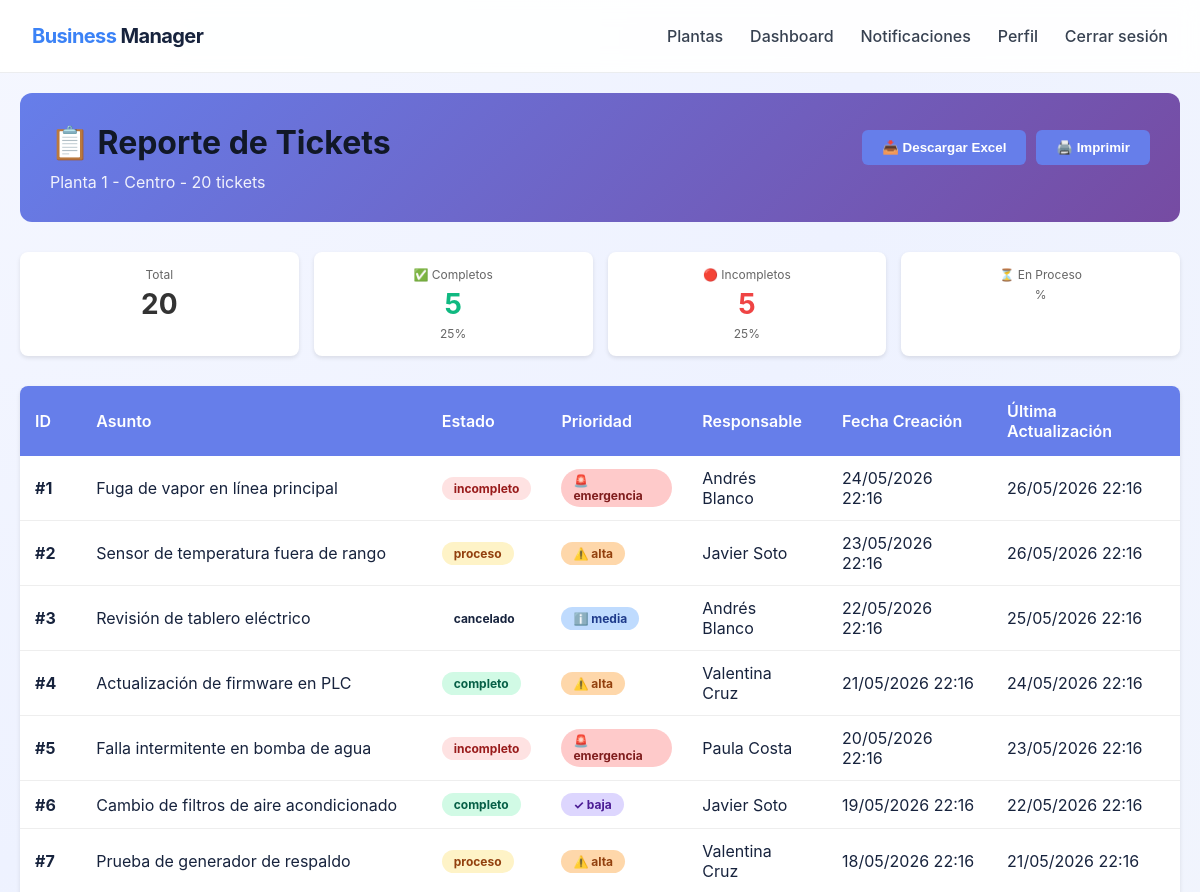
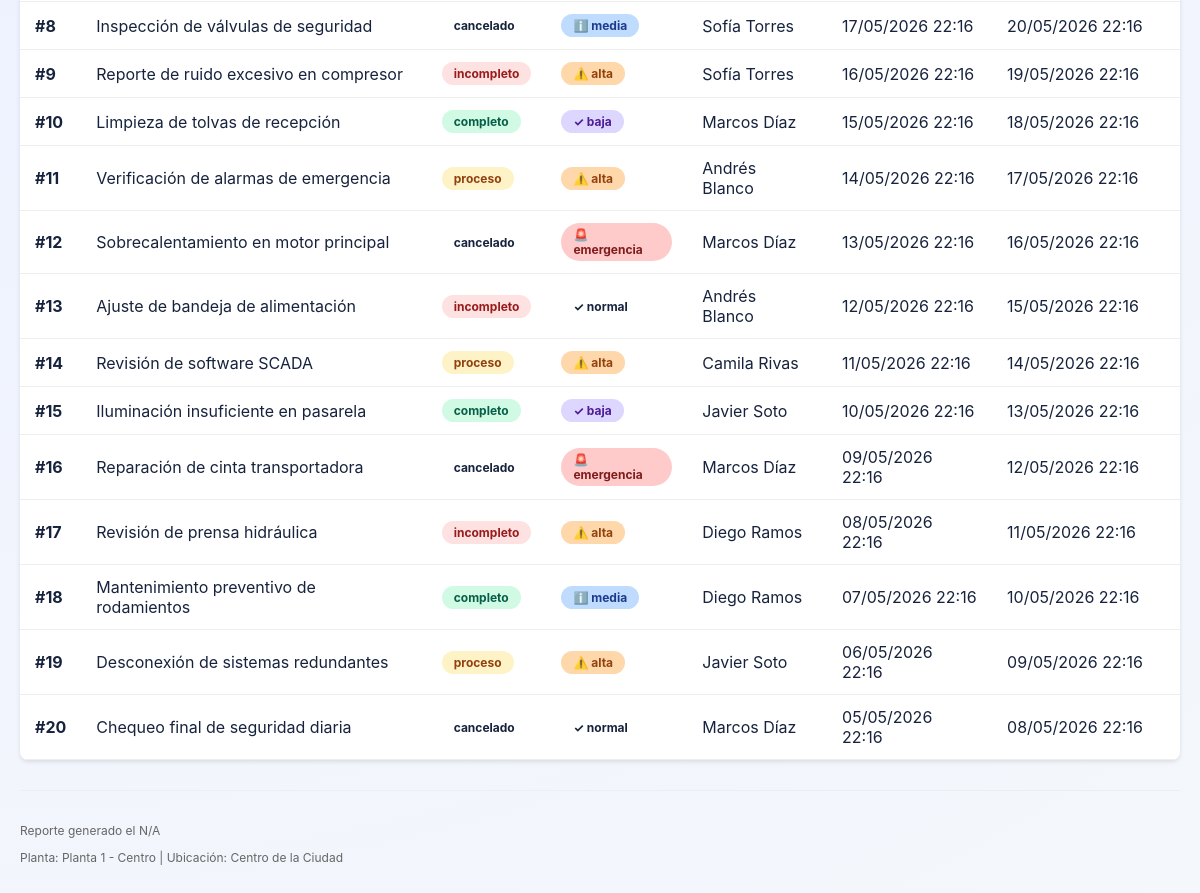
/plant/1/tickets/report (signed in), run on the app's committed database (2 pictures, top to bottom).
### models.py (models this page shows)
class Plant(Base):
    __tablename__ = 'plants'
    id = Column(Integer, primary_key=True, index=True)
    name = Column(String, nullable=False, unique=True)
    location = Column(String, nullable=True)
    description = Column(Text, nullable=True)
    created_at = Column(DateTime, default=datetime.utcnow)
    user_accesses = relationship('UserPlantAccess', back_populates='plant', cascade='all, delete-orphan')
    support_tickets = relationship('SupportTicket', back_populates='plant')

class SupportTicket(Base):
    __tablename__ = 'support_tickets'
    id = Column(Integer, primary_key=True, index=True)
    user_id = Column(Integer, ForeignKey('users.id'), nullable=False)
    plant_id = Column(Integer, ForeignKey('plants.id'), nullable=False, default=1)
    subject = Column(String, nullable=False)
    description = Column(Text, nullable=False)
    channel = Column(String, nullable=False, default='email')
    priority = Column(String, nullable=False, default='normal')
    status = Column(String, nullable=False, default='open')
    assigned_to = Column(Integer, ForeignKey('employees.id'), nullable=True)
    email_from = Column(String, nullable=True)
    email_message_id = Column(String, nullable=True)
    received_at = Column(DateTime, nullable=True)
    sla_due = Column(DateTime, nullable=True)
    last_updated = Column(DateTime, default=datetime.utcnow)
    created_at = Column(DateTime, default=datetime.utcnow)
    user = relationship('User', back_populates='support_tickets')
    plant = relationship('Plant', back_populates='support_tickets')
    assigned_employee = relationship('Employee')
    messages = relationship('SupportTicketMessage', back_populates='ticket', cascade='all, delete-orphan')
    attachments = relationship('TicketAttachment', back_populates='ticket', cascade='all, delete-orphan')

class Employee(Base):
    __tablename__ = 'employees'
    id = Column(Integer, primary_key=True, index=True)
    name = Column(String, nullable=False)
    role = Column(String, nullable=False)
    user_id = Column(Integer, ForeignKey('users.id'), nullable=True)
    phone_number = Column(String, nullable=True)
    created_at = Column(DateTime, default=datetime.utcnow)
    tasks = relationship('Task', back_populates='employee')
    account = relationship('User', back_populates='employee_profile')

### main.py (the view)
@app.get("/plant/{plant_id}/tickets/report", response_class=HTMLResponse)
def plant_tickets_report(request: Request, plant_id: int, db: Session = Depends(get_db)):
    current_user = require_login(request, db)
    if isinstance(current_user, RedirectResponse):
        return current_user
    access = db.query(UserPlantAccess).filter(
        UserPlantAccess.user_id == current_user.id,
        UserPlantAccess.plant_id == plant_id
    ).first()
    if not access:
        raise HTTPException(status_code=status.HTTP_403_FORBIDDEN, detail="No tienes acceso a esta planta.")
    plant = db.query(Plant).filter(Plant.id == plant_id).first()
    if not plant:
        raise HTTPException(status_code=status.HTTP_404_NOT_FOUND, detail="Planta no encontrada.")
    tickets = db.query(SupportTicket).filter(SupportTicket.plant_id == plant_id).all()
    stats = calculate_ticket_stats(tickets)
    return templates.TemplateResponse(
        request,
        "plant_tickets_report.html",
        {
            "request": request,
            "current_user": current_user,
            "plant": plant,
            "tickets": tickets,
            "stats": stats,
        },
    )

### templates/plant_tickets_report.html (shortened to what this page needs)
<!DOCTYPE html>
<html lang="es">
<head>
    <link rel="stylesheet" href="{{ url_for('static', path='style.css') }}">
</head>
<body>
    <header class="topbar">
        <div class="brand"><span class="brand-highlight">Business</span> Manager</div>
        <nav>
            <a href="/plants">Plantas</a>
            <a href="/plant/{{ plant.id }}">Dashboard</a>
            <a href="/notifications">Notificaciones</a>
            <a href="/profile">Perfil</a>
            <a href="/logout">Cerrar sesión</a>
        </nav>
    </header>
    <div class="report-container">
        <div class="report-header">
            <div>
                <h1>📋 Reporte de Tickets</h1>
                <p style="margin: 10px 0 0 0; opacity: 0.9;">{{ plant.name }} - {{ stats.total }} tickets</p>
            </div>
            <div class="export-buttons">
                <button onclick="exportToExcel()">📥 Descargar Excel</button>
                <button onclick="window.print()">🖨️ Imprimir</button>
            </div>
        </div>
        <div class="report-summary">
            <div class="summary-card">
                <div class="label">Total</div>
                <div class="value">{{ stats.total }}</div>
            </div>
            <div class="summary-card">
                <div class="label">✅ Completos</div>
                <div class="value" style="color: #10b981;">{{ stats.completo }}</div>
                <p style="margin: 5px 0 0 0; font-size: 12px; color: #666;">{{ stats.completo_percent }}%</p>
            </div>
            <div class="summary-card">
                <div class="label">🔴 Incompletos</div>
                <div class="value" style="color: #ef4444;">{{ stats.incompleto }}</div>
                <p style="margin: 5px 0 0 0; font-size: 12px; color: #666;">{{ stats.incompleto_percent }}%</p>
            </div>
            <div class="summary-card">
                <div class="label">⏳ En Proceso</div>
                <p style="margin: 5px 0 0 0; font-size: 12px; color: #666;">{{ stats.proceso_percent }}%</p>
            </div>
        </div>
        <table class="tickets-table">
            <thead>
                <tr>
                    <th>ID</th>
                    <th>Asunto</th>
                    <th>Estado</th>
                    <th>Prioridad</th>
                    <th>Responsable</th>
                    <th>Fecha Creación</th>
                    <th>Última Actualización</th>
                </tr>
            </thead>
            <tbody>
                {% for ticket in tickets %}
                <tr>
                    <td><strong>#{{ ticket.id }}</strong></td>
                    <td>{{ ticket.subject }}</td>
                    <td>
                        <span class="status-badge status-{{ ticket.status.lower() }}">
                            {{ ticket.status }}
                        </span>
                    </td>
                    <td>
                        <span class="priority-badge priority-{{ ticket.priority.lower() }}">
                            {% if ticket.priority == 'emergencia' %}🚨{% elif ticket.priority == 'alta' %}⚠️{% elif ticket.priority == 'media' %}ℹ️{% else %}✓{% endif %}
                            {{ ticket.priority }}
                        </span>
                    </td>
                    <td>
                        {% if ticket.assigned_employee %}
                            {{ ticket.assigned_employee.name }}
                        {% else %}
                            <span style="color: #999;">Sin asignar</span>
                        {% endif %}
                    </td>
                    <td>{{ ticket.created_at.strftime('%d/%m/%Y %H:%M') if ticket.created_at else 'N/A' }}</td>
                    <td>{{ ticket.last_updated.strftime('%d/%m/%Y %H:%M') if ticket.last_updated else 'N/A' }}</td>
                </tr>
                {% endfor %}
            </tbody>
        </table>
        <div style="margin-top: 30px; padding-top: 20px; border-top: 1px solid #eee; color: #666; font-size: 12px;">
            <p>Reporte generado el {{ now.strftime('%d/%m/%Y %H:%M:%S') if now else 'N/A' }}</p>
            <p>Planta: {{ plant.name }} | Ubicación: {{ plant.location or 'No especificada' }}</p>
        </div>
    </div>
</body>
</html>

### static/style.css (style rules this page uses)
* { box-sizing: border-box; }
body { margin: 0; font-family: Inter, system-ui, -apple-system, BlinkMacSystemFont, 'Segoe UI', sans-serif; background: radial-gradient(circle at top left, #f5f7ff 0%, #eef2ff 40%, #f4f7fb 100%); color: #17233d; }
.topbar { display: flex; justify-content: space-between; align-items: center; padding: 24px 32px; background: rgba(255, 255, 255, 0.92); backdrop-filter: blur(10px); border-bottom: 1px solid rgba(20, 30, 60, 0.08); position: sticky; top: 0; z-index: 10; }
.brand { font-size: 1.25rem; font-weight: 700; letter-spacing: -0.03em; }
.brand-highlight { color: #3b82f6; }
nav a { margin-left: 1.4rem; text-decoration: none; color: #374151; font-weight: 500; }
h1, h2 { margin: 0; color: #111827; }
.button, button { display: inline-flex; align-items: center; justify-content: center; border-radius: 14px; border: none; padding: 14px 20px; font-weight: 600; cursor: pointer; transition: transform 0.2s ease, box-shadow 0.2s ease; }

### templates/plant_tickets_report.html (style rules this page uses)
.report-container { max-width: 1400px; margin: 0 auto; padding: 20px; }
.report-header { background: linear-gradient(135deg, #667eea 0%, #764ba2 100%); color: white; padding: 30px; border-radius: 12px; margin-bottom: 30px; display: flex; justify-content: space-between; align-items: center; }
.report-header h1 { margin: 0; }
.report-summary { display: grid; grid-template-columns: repeat(auto-fit, minmax(150px, 1fr)); gap: 15px; margin-bottom: 30px; }
.summary-card { background: white; padding: 15px; border-radius: 8px; text-align: center; box-shadow: 0 2px 4px rgba(0, 0, 0, 0.1); }
.summary-card .label { color: #666; font-size: 12px; margin-bottom: 5px; }
.summary-card .value { font-size: 28px; font-weight: bold; color: #333; }
.tickets-table { width: 100%; background: white; border-collapse: collapse; box-shadow: 0 2px 4px rgba(0, 0, 0, 0.1); border-radius: 8px; overflow: hidden; }
.tickets-table thead { background: #667eea; color: white; }
.tickets-table th { padding: 15px; text-align: left; font-weight: 600; border: none; }
.tickets-table td { padding: 12px 15px; border-bottom: 1px solid #eee; }
.status-badge { display: inline-block; padding: 4px 12px; border-radius: 20px; font-size: 12px; font-weight: bold; }
.status-completo { background: #d1fae5; color: #065f46; }
.status-incompleto { background: #fee2e2; color: #991b1b; }
.status-proceso { background: #fef3c7; color: #92400e; }
.priority-badge { display: inline-block; padding: 4px 12px; border-radius: 20px; font-size: 12px; font-weight: bold; }
.priority-emergencia { background: #fecaca; color: #7f1d1d; }
.priority-alta { background: #fed7aa; color: #92400e; }
.priority-media { background: #bfdbfe; color: #1e3a8a; }
.priority-baja { background: #ddd6fe; color: #4c1d95; }
.export-buttons { margin-bottom: 20px; display: flex; gap: 10px; }
.export-buttons button { padding: 10px 20px; background: #667eea; color: white; border: none; border-radius: 6px; cursor: pointer; font-weight: bold; transition: background 0.3s; }

### data on the page
Plant: name "Planta 1 - Centro", location "Centro de la Ciudad"
SupportTicket: id "1", subject "Fuga de vapor en línea principal", status "incompleto", priority "emergencia", assigned_employee.name "Andrés Blanco", created_at "24/05/2026 22:16", last_updated "26/05/2026 22:16"
SupportTicket: id "2", subject "Sensor de temperatura fuera de rango", status "proceso", priority "alta", assigned_employee.name "Javier Soto", created_at "23/05/2026 22:16", last_updated "26/05/2026 22:16"
SupportTicket: id "3", subject "Revisión de tablero eléctrico", status "cancelado", shows "ℹ️", priority "media", assigned_employee.name "Andrés Blanco", created_at "22/05/2026 22:16", last_updated "25/05/2026 22:16"
SupportTicket: id "4", subject "Actualización de firmware en PLC", status "completo", priority "alta", assigned_employee.name "Valentina Cruz", created_at "21/05/2026 22:16", last_updated "24/05/2026 22:16"
SupportTicket: id "5", subject "Falla intermitente en bomba de agua", status "incompleto", priority "emergencia", assigned_employee.name "Paula Costa", created_at "20/05/2026 22:16", last_updated "23/05/2026 22:16"
SupportTicket: id "6", subject "Cambio de filtros de aire acondicionado", status "completo", priority "baja", assigned_employee.name "Javier Soto", created_at "19/05/2026 22:16", last_updated "22/05/2026 22:16"
SupportTicket: id "7", subject "Prueba de generador de respaldo", status "proceso", priority "alta", assigned_employee.name "Valentina Cruz", created_at "18/05/2026 22:16", last_updated "21/05/2026 22:16"
SupportTicket: id "8", subject "Inspección de válvulas de seguridad", status "cancelado", shows "ℹ️", priority "media", assigned_employee.name "Sofía Torres", created_at "17/05/2026 22:16", last_updated "20/05/2026 22:16"
SupportTicket: id "9", subject "Reporte de ruido excesivo en compresor", status "incompleto", priority "alta", assigned_employee.name "Sofía Torres", created_at "16/05/2026 22:16", last_updated "19/05/2026 22:16"
SupportTicket: id "10", subject "Limpieza de tolvas de recepción", status "completo", priority "baja", assigned_employee.name "Marcos Díaz", created_at "15/05/2026 22:16", last_updated "18/05/2026 22:16"
SupportTicket: id "11", subject "Verificación de alarmas de emergencia", status "proceso", priority "alta", assigned_employee.name "Andrés Blanco", created_at "14/05/2026 22:16", last_updated "17/05/2026 22:16"
SupportTicket: id "12", subject "Sobrecalentamiento en motor principal", status "cancelado", priority "emergencia", assigned_employee.name "Marcos Díaz", created_at "13/05/2026 22:16", last_updated "16/05/2026 22:16"
SupportTicket: id "13", subject "Ajuste de bandeja de alimentación", status "incompleto", priority "normal", assigned_employee.name "Andrés Blanco", created_at "12/05/2026 22:16", last_updated "15/05/2026 22:16"
SupportTicket: id "14", subject "Revisión de software SCADA", status "proceso", priority "alta", assigned_employee.name "Camila Rivas", created_at "11/05/2026 22:16", last_updated "14/05/2026 22:16"
SupportTicket: id "15", subject "Iluminación insuficiente en pasarela", status "completo", priority "baja", assigned_employee.name "Javier Soto", created_at "10/05/2026 22:16", last_updated "13/05/2026 22:16"
SupportTicket: id "16", subject "Reparación de cinta transportadora", status "cancelado", priority "emergencia", assigned_employee.name "Marcos Díaz", created_at "09/05/2026 22:16", last_updated "12/05/2026 22:16"
SupportTicket: id "17", subject "Revisión de prensa hidráulica", status "incompleto", priority "alta", assigned_employee.name "Diego Ramos", created_at "08/05/2026 22:16", last_updated "11/05/2026 22:16"
SupportTicket: id "18", subject "Mantenimiento preventivo de rodamientos", status "completo", shows "ℹ️", priority "media", assigned_employee.name "Diego Ramos", created_at "07/05/2026 22:16", last_updated "10/05/2026 22:16"
SupportTicket: id "19", subject "Desconexión de sistemas redundantes", status "proceso", priority "alta", assigned_employee.name "Javier Soto", created_at "06/05/2026 22:16", last_updated "09/05/2026 22:16"
SupportTicket: id "20", subject "Chequeo final de seguridad diaria", status "cancelado", priority "normal", assigned_employee.name "Marcos Díaz", created_at "05/05/2026 22:16", last_updated "08/05/2026 22:16"

### other printed values
{{ stats.total }} "20"
{{ stats.completo }} "5"
{{ stats.completo_percent }} "25"
{{ stats.incompleto }} "5"
{{ stats.incompleto_percent }} "25"
{{ now.strftime('%d/%m/%Y %H:%M:%S') if now else 'N/A' }} "N/A"
